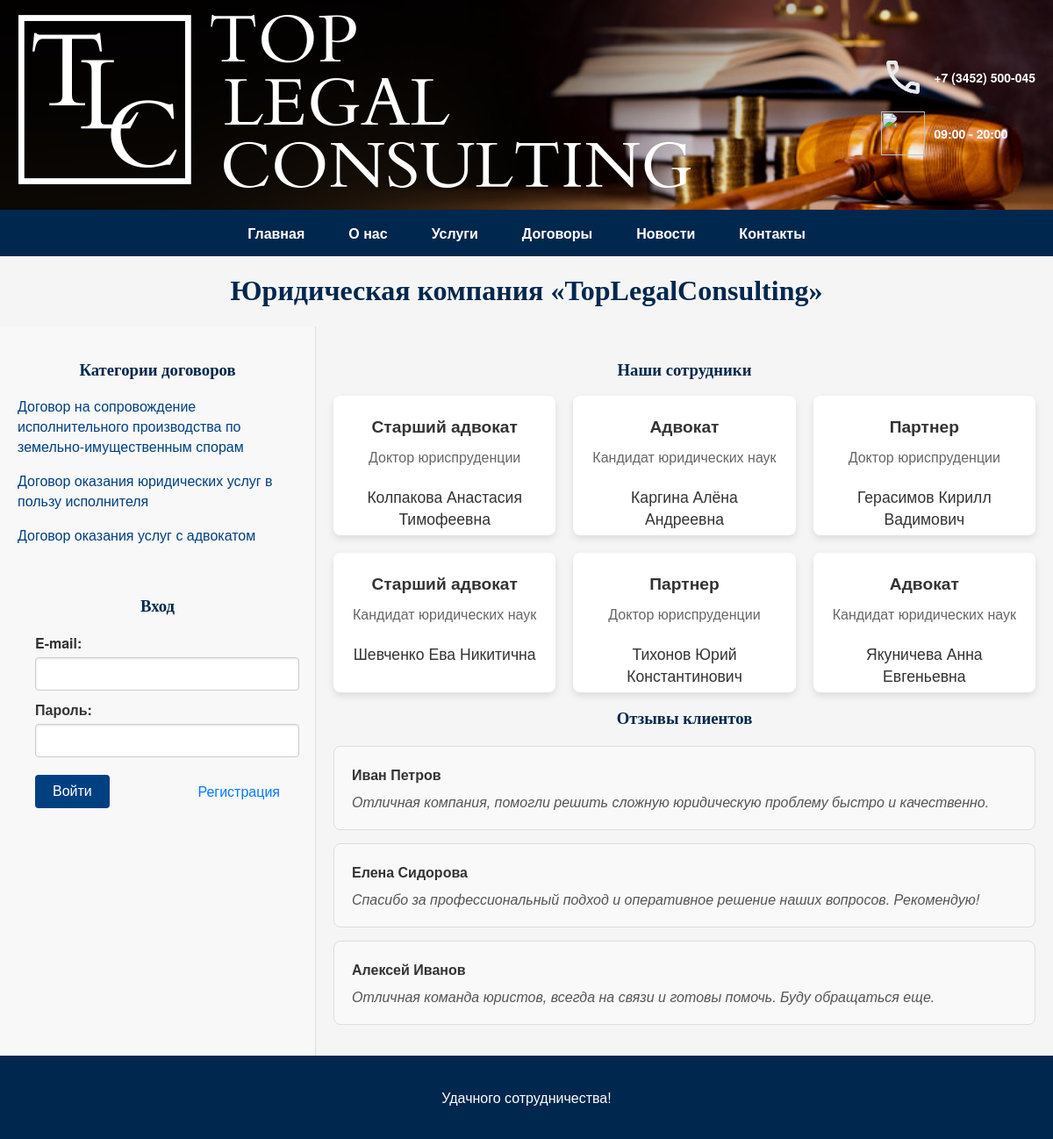
Page /about.php on the committed database.
### tables this page shows
CREATE TABLE IF NOT EXISTS `contract_type` (
    `type_id` INT(11) NOT NULL AUTO_INCREMENT COMMENT 'ID вида договора',
    `name` VARCHAR(255) NOT NULL COMMENT 'Вид договора',
    PRIMARY KEY (`type_id`)
);

CREATE TABLE IF NOT EXISTS `user` (
    `user_id` INT(11) NOT NULL AUTO_INCREMENT COMMENT 'ID пользователя',
    `name` VARCHAR(100) NOT NULL COMMENT 'ФИО',
    `email` VARCHAR(100) NOT NULL COMMENT 'Электронная почта',
    `password` VARCHAR(255) NOT NULL COMMENT 'Пароль',
    `address` VARCHAR(255) COMMENT 'Адрес',
    `phone` VARCHAR(50) COMMENT 'Телефон',
    `comment` TEXT COMMENT 'Комментарий',
    `degree` VARCHAR(255) COMMENT 'Ученая степень',
    `position` VARCHAR(255) COMMENT 'Должность',
    `role_id` INT(11) DEFAULT 2 COMMENT 'Роль',
    PRIMARY KEY (`user_id`),
    KEY `role_id` (`role_id`),
    CONSTRAINT `user_ibfk_1` FOREIGN KEY (`role_id`) REFERENCES `role` (`role_id`)
);

### about.php (the view, shortened to what this page needs)
<?php
include("common/func.php");
$query = "SELECT name, degree, position FROM user WHERE role_id = 3";
$result = mysqli_query($db, $query);
?>
<!DOCTYPE html>
<html lang="ru">
<head>
  <link rel="stylesheet" href="/css/main.css">
  <link rel="stylesheet" href="/css/header.css">
  <link rel="stylesheet" href="/css/form.css">
</head>
<body class="body">
  <?php include("common/top.php"); ?>
  <div class="main-content">
    <?php include("common/top1.php"); ?>
    <div class="page-content">
      <h3>Наши сотрудники</h3>
      <span class="employee-list">
        <?php if (mysqli_num_rows($result) > 0) : ?>
          <?php while ($row = mysqli_fetch_assoc($result)) : ?>
            <div class="employee-card">
              <div class="employee-position"><?= $row['position'] ?></div>
              <div class="employee-degree"><?= $row['degree'] ?></div>
              <div class="employee-name"><?= $row['name'] ?></div>
            </div>
          <?php endwhile; ?>
        <?php else : ?>
          <p>На данный момент информации о сотрудниках нет.</p>
        <?php endif; ?>
      </span>
      <h3>Отзывы клиентов</h3>
      <div class="review-list">
        <div class="review-item">
          <div class="client-name">Иван Петров</div>
          <div class="review-text">Отличная компания, помогли решить сложную юридическую проблему быстро и качественно.</div>
        </div>
        <div class="review-item">
          <div class="client-name">Елена Сидорова</div>
          <div class="review-text">Спасибо за профессиональный подход и оперативное решение наших вопросов. Рекомендую!</div>
        </div>
        <div class="review-item">
          <div class="client-name">Алексей Иванов</div>
          <div class="review-text">Отличная команда юристов, всегда на связи и готовы помочь. Буду обращаться еще.</div>
        </div>
      </div>
    </div>
  </div>
  <?php include("common/bottom.php"); ?>
</body>
</html>

### common/top1.php
<div class="left-side">
    <div id="contracts-section">
        <h3>Категории договоров</h3>
        <div class="category">
            <?php
            $sql = "SELECT * FROM contract_type";
            $q_types = $db->query($sql);
            while ($row_types = mysqli_fetch_array($q_types, MYSQLI_NUM)) : ?>
                <span class="contract-category">
                    <p>
                        <a href="/index.php?type=<?= urlencode($row_types[1]) ?>"><?= htmlspecialchars($row_types[1]) ?></a>
                    </p>
                </span>
            <?php endwhile; ?>
        </div>
    </div>
    <div class="auth-container">
        <?php if (isset($_SESSION['name_client'])) : ?>
            Здравствуйте, <?= $_SESSION['name_client'] ?>!
            <a href='/reg.php?exit=1'>Выход</a>
        <?php else : ?>
            <form method="get" action="/reg.php">
                <div>
                    <h3>Вход</h3>
                    <div class="input-group">
                        <label for="email">E-mail:</label>
                        <input id="email" name="email" type="text" size="30" maxlength="50" class="form-control" />
                    </div>
                    <div class="input-group">
                        <label for="current-password">Пароль:</label>
                        <input id="current-password" name="current-password" type="current-password" size="20" maxlength="20" class="form-control" />
                    </div>
                    <div class="btn-container">
                        <input class="btn-new" name="enter" type="submit" value="Войти" />
                        <a href="/reg.php">Регистрация</a>
                    </div>
                </div>
            </form>
        <?php endif; ?>
    </div>
</div>

### css/main.css (style rules this page uses)
body { font-family: 'Helvetica Neue', Arial, sans-serif; color: #333; background-color: #f5f5f5; margin: 0; padding: 0; }
h1, h2, h3, h4, h5, h6 { font-family: 'Georgia', serif; color: #00274d; text-align: center; }
a { color: #004080; text-decoration: none; transition: color 0.3s ease; }
.main-content { display: flex; width: 100%; max-width: 1200px; margin: 0 auto; flex-wrap: wrap; }
.left-side { width: 30%; padding: 20px; background-color: #f8f8f8; border-right: 1px solid #ddd; box-sizing: border-box; }
.page-content { width: 70%; padding: 20px; box-sizing: border-box; }
.employee-list { display: grid; grid-template-columns: repeat(auto-fit, minmax(250px, 1fr)); grid-gap: 20px; }
.employee-card { background-color: #fff; border-radius: 8px; box-shadow: 0 4px 8px rgba(0, 0, 0, 0.1); padding: 20px; text-align: center; }
.employee-card .employee-position { font-weight: bold; font-size: 1.2em; margin-bottom: 10px; }
.employee-card .employee-degree { color: #666; margin-bottom: 8px; min-height: 30%; }
.employee-card .employee-name { font-size: 1.1em; color: #333; }
.review-list { margin-top: 20px; }
.review-item { background-color: #f9f9f9; border: 1px solid #ddd; border-radius: 8px; padding: 20px; margin-bottom: 15px; }
.review-item .client-name { font-weight: bold; margin-bottom: 8px; }
.review-item .review-text { color: #555; font-style: italic; }

### css/form.css (style rules this page uses)
.form-control { width: 100%; padding: 10px; font-size: 14px; border: 1px solid #ccc; border-radius: 4px; box-shadow: inset 0 1px 3px rgba(0, 0, 0, 0.1); transition: border-color 0.3s ease; }
.btn-new { background-color: #004080; color: #fff; border: none; padding: 10px 20px; font-size: 16px; cursor: pointer; border-radius: 4px; text-align: center; }
.auth-container { display: flex; flex-direction: column; align-items: center; padding: 20px; border-radius: 8px; margin-top: 20px; }
.input-group { margin-bottom: 10px; width: 100%; }
.input-group label { display: block; margin-bottom: 5px; font-weight: bold; }
.input-group input { width: 100%; padding: 10px; border: 1px solid #ccc; border-radius: 4px; }
.btn-container { display: flex; align-items: center; justify-content: space-between; width: 100%; padding-top: 10px; }
.btn-container a { color: #007bff; text-decoration: none; transition: color 0.3s ease; }

### rows in the picture
contract_type: name "Договор на сопровождение исполнительного производства по земельно-имущественным спорам"
contract_type: name "Договор оказания юридических услуг в пользу исполнителя"
contract_type: name "Договор оказания услуг с адвокатом"
user: position "Старший адвокат", degree "Доктор юриспруденции", name "Колпакова Анастасия Тимофеевна"
user: position "Адвокат", degree "Кандидат юридических наук", name "Каргина Алёна Андреевна"
user: position "Партнер", degree "Доктор юриспруденции", name "Герасимов Кирилл Вадимович"
user: position "Старший адвокат", degree "Кандидат юридических наук", name "Шевченко Ева Никитична"
user: position "Партнер", degree "Доктор юриспруденции", name "Тихонов Юрий Константинович"
user: position "Адвокат", degree "Кандидат юридических наук", name "Якуничева Анна Евгеньевна"
